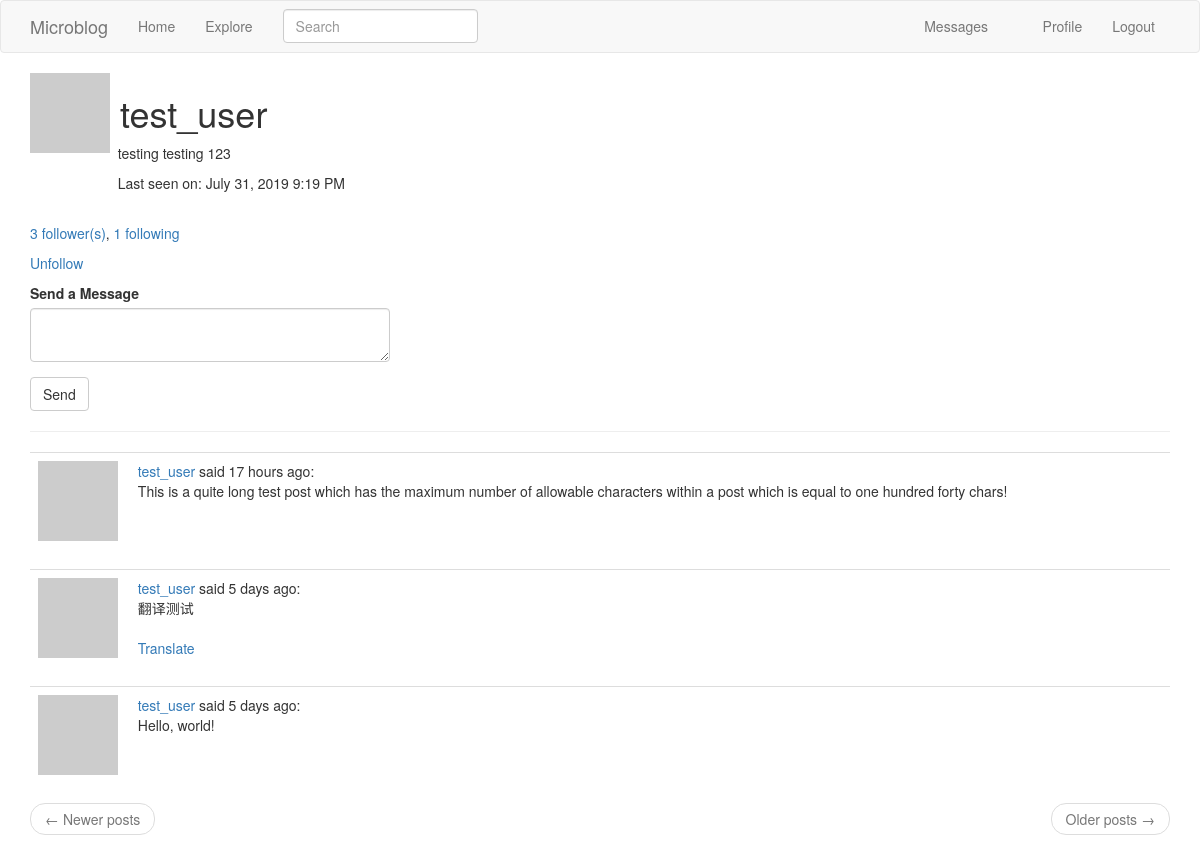
/user/test_user (signed in), run on the app's committed database.
### app/models.py (models this page shows, shortened)
class PaginatedAPIMixin(object):
    @staticmethod
    def to_collection_dict(query, page, per_page, endpoint, **kwargs):
        resources = query.paginate(page, per_page, False)
        data = {
            'items': [item.to_dict() for item in resources.items],
            '_meta': {
                'page': page,
                'per_page': per_page,
                'total_pages': resources.pages,
                'total_items': resources.total
            },
            '_links': {
                'self': url_for(endpoint, page=page, per_page=per_page, **kwargs),
                'next': url_for(endpoint, page=page+1, per_page=per_page, **kwargs) if resources.has_next else None,
                'prev': url_for(endpoint, page=page-1, per_page=per_page, **kwargs) if resources.has_prev else None
            }
        }
        return data

class User(UserMixin, PaginatedAPIMixin, db.Model):
    id = db.Column(db.Integer, primary_key=True)
    username = db.Column(db.String(64), index=True, unique=True)
    email = db.Column(db.String(120), index=True, unique=True)
    about_me = db.Column(db.String(140))
    last_seen = db.Column(db.DateTime, default=datetime.utcnow)
    password_hash = db.Column(db.String(128))
    posts = db.relationship('Post', backref='author', lazy='dynamic')
    followed = db.relationship('User', secondary=followers, primaryjoin=(followers.c.follower_id == id),
                               secondaryjoin=(followers.c.followed_id == id),
                               backref=db.backref('followers', lazy='dynamic'), lazy='dynamic')
    messages_sent = db.relationship('Message', foreign_keys='Message.sender_id',backref='author', lazy='dynamic')
    messages_received = db.relationship('Message', foreign_keys='Message.recipient_id', backref='recipient',
                                        lazy='dynamic')
    last_message_read_time = db.Column(db.DateTime)
    notifications = db.relationship('Notification', backref='user', lazy='dynamic')
    api_token = db.Column(db.String(32), index=True, unique=True)
    api_token_expiration = db.Column(db.DateTime)
    @login.user_loader
    def load_user(id):
        return User.query.get(int(id))
    def avatar(self, size):
        digest = md5(self.email.lower().encode('utf-8')).hexdigest()
        return 'https://www.gravatar.com/avatar/{}?d=identicon&s={}'.format(digest, size)
    def is_following(self, user):
        return self.followed.filter(followers.c.followed_id == user.id).count() > 0
    def new_messages(self):
        last_read_time = self.last_message_read_time or datetime(1900, 1, 1)
        return Message.query.filter_by(recipient=self).filter(Message.timestamp > last_read_time).count()

class SearchableMixin(object):
    @classmethod
    def before_commit(cls, session):
        session._changes = {
            'add': list(session.new),
            'update': list(session.dirty),
            'delete': list(session.deleted)
        }
    @classmethod
    def after_commit(cls, session):
        for obj in session._changes['add']:
            if isinstance(obj, SearchableMixin):
                add_to_index(obj.__tablename__, obj)
        for obj in session._changes['update']:
            if isinstance(obj, SearchableMixin):
                add_to_index(obj.__tablename__, obj)
        for obj in session._changes['delete']:
            if isinstance(obj, SearchableMixin):
                remove_from_index(obj.__tablename__, obj)
        session._changes = None

class Post(SearchableMixin, db.Model):
    __searchable__ = ['body']
    id = db.Column(db.Integer, primary_key=True)
    body = db.Column(db.String(140))
    timestamp = db.Column(db.DateTime, index=True, default=datetime.utcnow)
    user_id = db.Column(db.Integer, db.ForeignKey('user.id'))
    language = db.Column(db.String(5))

### app/main/routes.py (the view, shortened to what this page needs)
@bp.route('/user/<username>', methods=['GET', 'POST'])
@login_required
def user_profile(username):
    user = User.query.filter_by(username=username).first_or_404()
    page = request.args.get('page', 1, type=int)
    posts = user.posts.order_by(Post.timestamp.desc()).paginate(page, current_app.config['POSTS_PER_PAGE'], False)
    next_url = url_for('main.user_profile', username=user.username, page=posts.next_num) if posts.has_next else None
    prev_url = url_for('main.user_profile', username=user.username, page=posts.prev_num) if posts.has_prev else None
    form = MessageForm()
    return render_template('user_profile.html', user=user, posts=posts.items, next_url=next_url, prev_url=prev_url,
                           form=form)

### app/main/forms.py
class SearchForm(FlaskForm):
    q = StringField(_l('Search'), validators=[DataRequired()])
    def __init__(self, *args, **kwargs):
        if 'formdata' not in kwargs:
            kwargs['formdata'] = request.args
        if 'csrf_enabled' not in kwargs:
            kwargs['csrf_enabled'] = False
        super(SearchForm, self).__init__(*args, **kwargs)

class MessageForm(FlaskForm):
    message = TextAreaField(_l('Send a Message'), validators=[DataRequired(), Length(min=1, max=140)])
    submit = SubmitField(_l('Send'))

### app/main/routes.py (called while the page is built)
@bp.before_app_request
def before_request():
    if current_user.is_authenticated:
        current_user.last_seen = datetime.utcnow()
        db.session.commit()
        g.search_form = SearchForm()
    g.locale = str(get_locale())

### app/templates/user_profile.html
{% extends "base.html" %}
{% import 'bootstrap/wtf.html' as wtf %}
{% block app_content %}
    <table>
        <tr valign="top">
            <td><img src="{{ user.avatar(128) }}"></td>
            <td><h1>&nbsp;{{ user.username }}</h1>
                {% if user.about_me %}<p>&nbsp;&nbsp;{{ user.about_me }}</p>{% endif %}
                {% if user.last_seen %}<p>&nbsp;&nbsp;{{ _('Last seen on:') }} {{ moment(user.last_seen).format('LLL') }}</p>{% endif %}
            </td>
        </tr>
    </table>
    <br>
    <p>
        <a href="{{ url_for('main.followers', username=user.username) }}">{{ _('%(count)s follower(s)', count=user.followers.count()) }}</a>,
        <a href="{{ url_for('main.following', username=user.username) }}">{{ _('%(count)s following', count=user.followed.count()) }}</a>
    </p>
    {% if user == current_user %}
    <p><a href="{{ url_for('main.edit_profile') }}">{{ _('Edit Profile') }}</a></p>
    {% elif current_user.is_following(user) %}
    <p><a href="{{ url_for('main.unfollow', username=user.username) }}">{{ _('Unfollow') }}</a></p>
    {% else %}
    <p><a href="{{ url_for('main.follow', username=user.username) }}">{{ _('Follow') }}</a></p>
    {% endif %}
    {% if user != current_user %}
    <div class="row">
        <div class="col-md-4">
            {{ wtf.quick_form(form) }}
        </div>
    </div>
    {% endif %}
    <hr>
    {% for post in posts %}
        {% include '_post.html' %}
    {% endfor %}
    <nav aria-label="...">
        <ul class="pager">
            <li class="previous{% if not prev_url %} disabled{% endif %}">
                <a href="{{ prev_url or '#' }}">
                    <span aria-hidden="true">&larr;</span> {{ _('Newer posts') }}
                </a>
            </li>
            <li class="next{% if not next_url %} disabled{% endif %}">
                <a href="{{ next_url or '#' }}">
                    {{ _('Older posts') }} <span aria-hidden="true">&rarr;</span>
                </a>
            </li>
        </ul>
    </nav>
{% endblock %}

### app/templates/_post.html (shortened to what this page needs)
    <table class="table table-hover">
        <tr>
            <td width="70px">
                <a href="{{ url_for('main.user_profile', username=post.author.username) }}">
                    <img src="{{ post.author.avatar(70) }}" />
                </a>
            </td>
            <td width="1000px">
                {{ _('%(username)s said %(when)s:', username=user_link, when=moment(post.timestamp).fromNow()) }}
                <br>
                <span id="post{{ post.id }}">{{ post.body }}</span>
                {% if post.language and post.language != g.locale %}
                <br><br>
                <span id="translation{{ post.id }}"><a href="javascript:translate('#post{{ post.id }}', '#translation{{ post.id }}', '{{ post.language }}', '{{ g.locale }}');">{{  _('Translate')  }}</a></span>
                {% endif %}
            </td>
        </tr>
    </table>

### data on the page
User: username "test_user", about_me "testing testing 123", last_seen "July 31, 2019 9:19 PM"
Post: body "This is a quite long test post which has the maximum number of allowable characters within a post which is equal to one hundred forty chars!"
Post: body "翻译测试"
Post: body "Hello, world!"
